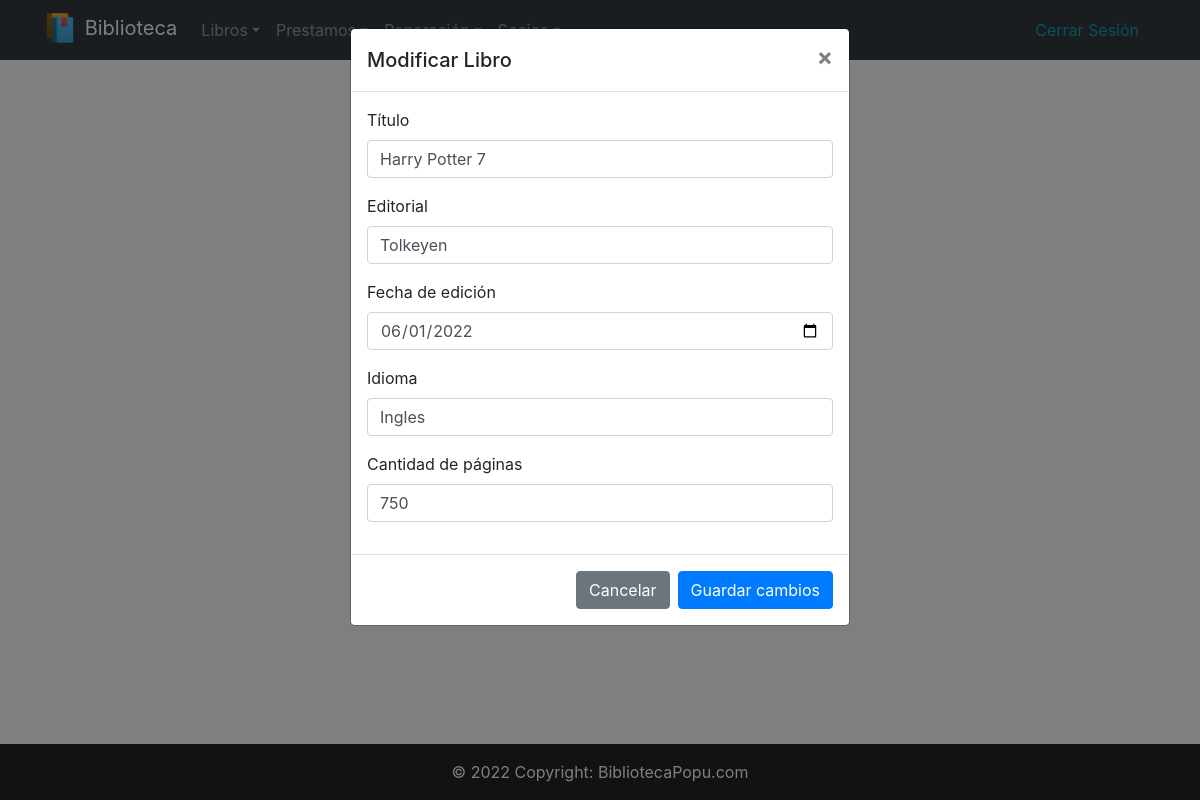
The app's page /templates/Libros/ModificarLibro.php?id=1 (signed in) with its own data.
### tables this page shows
CREATE TABLE `libro` (
  `cod_libro` int(11) NOT NULL AUTO_INCREMENT,
  `titulo` tinytext,
  `editorial` tinytext,
  `fedicion` date DEFAULT NULL,
  `idioma` tinytext,
  `estado` tinytext,
  `cantpaginas` int(11) DEFAULT NULL,
  PRIMARY KEY (`cod_libro`)
);

### config/database.php (called while the page is built, shortened)
<?php
function conectarDB() : mysqli {
    $db = mysqli_connect('localhost', 'root', '', 'biblioteca');
    $db->set_charset("utf8");
    return $db;
}
?>

### templates/Libros/ModificarLibro.php (the view, shortened to what this page needs)
<?php
include '../../config/database.php';
if(isset($_GET['id'])){
    $cod_libro = $_GET['id'];
    $query = "SELECT * FROM libro WHERE cod_libro = $cod_libro";
    $resultado = mysqli_query(conectarDB(), $query);
    $res = mysqli_fetch_assoc($resultado);
}
include '../../Header.php';
    if ($resultado -> num_rows){
        ?>
<div class="modal fade" id="modelId" tabindex="-1" role="dialog" aria-labelledby="modelTitleId" aria-hidden="true">
     <div class="modal-dialog" role="document">
         <div class="modal-content">
             <div class="modal-header">
                 <h5 class="modal-title">Modificar Libro</h5>
                     <button type="button" class="close" data-dismiss="modal" aria-label="Close">
                         <span aria-hidden="true">&times;</span>
                     </button>
             </div>
             <div class="modal-body">
             <form action="/templates/Libros/ModificarLibro.php" method='POST'>
                     <div class="form-group">
                    <label for="titulo">Título</label>
                    <input type="text" name="titulo" id="titulo" class="form-control" value="<?php echo $res['titulo'] ?>">
                    </div>
                    <div class="form-group">
                    <label for="editorial">Editorial</label>
                    <input type="text" name="editorial" id="editorial" class="form-control" value="<?php echo $res['editorial'] ?>">
                    </div>
                    <div class="form-group">
                    <label for="fedicion">Fecha de edición</label>
                    <input type="date" name="fedicion" id="fedicion" class="form-control" value="<?php echo $res['fedicion'] ?>">
                    </div>
                    <div class="form-group">
                    <label for="idioma">Idioma</label>
                    <input type="text" name="idioma" id="idioma" class="form-control" value="<?php echo $res['idioma'] ?>">
                    </div>
                    <div class="form-group">
                    <label for="cantpaginas">Cantidad de páginas</label>
                    <input type="number" name="cantpaginas" id="cantpaginas" class="form-control" value="<?php echo $res['cantpaginas'] ?>">
                    </div>
                    </div>
                    <div class="modal-footer">
                        <a name="" id="" class="btn btn-secondary" href="/templates/Libros/ListaLibros.php" role="button">Cancelar</a>
                        <button type="submit" class="btn btn-primary">Guardar cambios</button>
                    </div>
         </div>
     </div>
 </div>
        <?php
    }
include '../../Footer.php';
?>

### records on screen
libro: titulo "Harry Potter 7", editorial "Tolkeyen", fedicion "06/01/2022", idioma "Ingles", cantpaginas "750"
